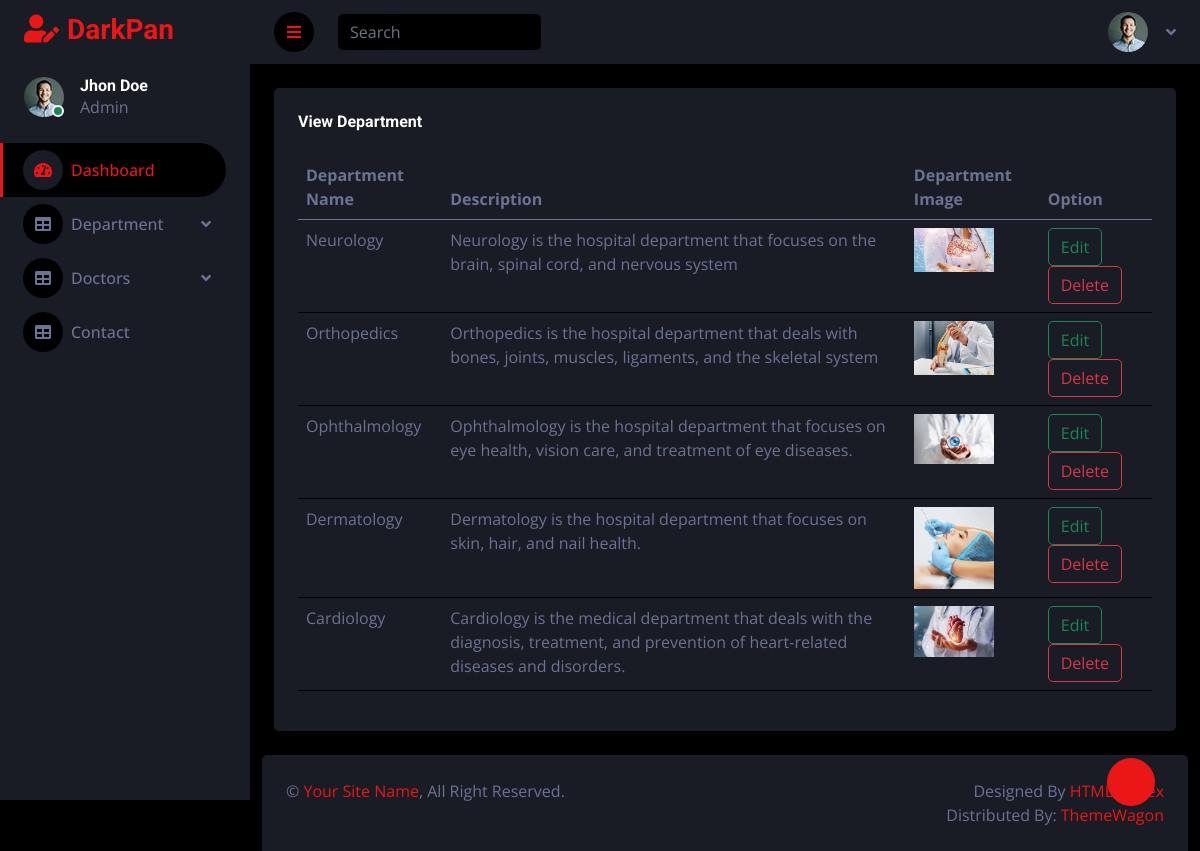
/hospital/display_department/, run on the app's committed database.
### hospitalapp/models.py (models this page shows, shortened)
class DepartmentDb(models.Model):
    Department_Name = models.CharField(max_length=100)
    Department_Description = models.TextField()
    Department_Image = models.ImageField(upload_to="department/",blank=True, null=True)

### hospitalapp/views.py (the view)
# urls.py: path('display_department/',views.display_department,name='display_department'),
def display_department(request):
    department = DepartmentDb.objects.all()
    return render(request,'View_Department.html',{'department':department})

### hospitalapp/templates/View_Department.html (shortened to what this page needs)
<!DOCTYPE html>
{% extends 'dashboard.html' %}
{% block content %}
<html lang="en">
<head>
</head>
<body>
  <div class="container-fluid pt-4 px-4">
                <div class="row g-4">
                    <div class="col-sm-12 col-xl-12">
                        <div class="bg-secondary rounded h-100 p-4">
                            <h6 class="mb-4">View Department</h6>
                            <table class="table table-hover">
                                <thead>
                                    <tr>
                                        <th scope="col">Department Name</th>
                                        <th scope="col">Description</th>
                                        <th scope="col">Department Image</th>
                                        <th scope="col">Option</th>
                                    </tr>
                                </thead>
                              <tbody>
                                 {% for i in department %}
                                   <tr>
                                      <td>{{ i.Department_Name }}</td>
                                       <td>{{ i.Department_Description }}</td>
                                       <td>
                                         {% if i.Department_Image %}
                                              <img src="{{ i.Department_Image.url }}" width="80">
                                           {% else %}
                                               No Image
                                           {% endif %}
                                       </td>
                                 <td>
                                   <a href="{% url 'edit_department' department_id=i.id %}" class="btn btn-outline-success">Edit</a>
                                    <a href="{% url 'delete_department' department_id=i.id %}" class="btn btn-outline-danger">Delete</a>
                                 </td>
                                   </tr>
                                 {% endfor %}
                              </tbody>
                            </table>
                        </div>
                    </div>
                </div>
            </div>
</body>
</html>
{% endblock %}

### hospitalapp/static/assets/css/style.css (style rules this page uses)
:root { --primary: #EB1616; --secondary: #191C24; --light: #6C7293; --dark: #000000; }
.btn { transition: .5s; }

### data on the page
DepartmentDb: Department_Name "Neurology", Department_Description "Neurology is the hospital department that focuses on the brain, spinal cord, and nervous system", Department_Image (picture)
DepartmentDb: Department_Name "Orthopedics", Department_Description "Orthopedics is the hospital department that deals with bones, joints, muscles, ligaments, and the skeletal system", Department_Image (picture)
DepartmentDb: Department_Name "Ophthalmology", Department_Description "Ophthalmology is the hospital department that focuses on eye health, vision care, and treatment of eye diseases.", Department_Image (picture)
DepartmentDb: Department_Name "Dermatology", Department_Description "Dermatology is the hospital department that focuses on skin, hair, and nail health.", Department_Image (picture)
DepartmentDb: Department_Name "Cardiology", Department_Description "Cardiology is the medical department that deals with the diagnosis, treatment, and prevention of heart-related diseases and disorders.", Department_Image (picture)
